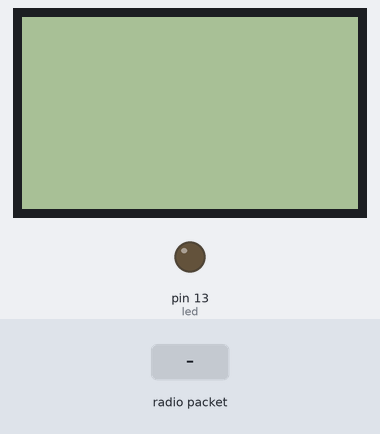
Simulated run of this sketch. Board: Arduino Uno, built with avr-gcc and run on an emulated ATmega328P. On the bench: 84×48 one-colour display, output pins drawn as LEDs (lit = HIGH). The inputs (shaded band) are chosen by the test bench. The display library's start-up logo is not drawn; no radio packets arrive unless stated.

Above: at 1.2 s.
1.3 s: radio packet "1" arrives
At 2.8 s:
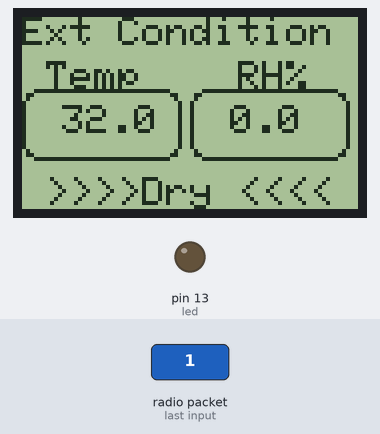
Timing chart, 0 to 4.3 s (numbered marks = the images above; inputs shaded):
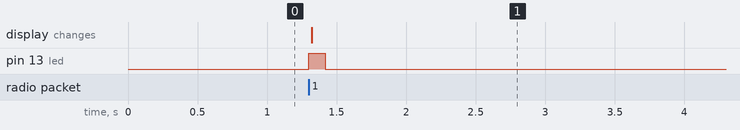

The sketch:

Wireless_Weather_RX.ino
```cpp
/*
 * Arduino Wireless Weather Station
 * Receiver Code
 *
 *
 * by learnelectronics
 * 21 MAR 2017
 *
 * www.youtube.com/c/learnelectronics
 * arduino0169@gmail.com
 *
 */


//-----------------------------------------------------------------------------------------------------
//                                            LIBRARIES
//-----------------------------------------------------------------------------------------------------

#include <VirtualWire.h>
#include <SPI.h>
#include <Adafruit_GFX.h>
#include <Adafruit_PCD8544.h>

//-----------------------------------------------------------------------------------------------------
//                                            VARIABLES
//-----------------------------------------------------------------------------------------------------
const int led=13;
const int receive_pin = 12;
char temperatureChar[10];
char humidityChar[10];

//-----------------------------------------------------------------------------------------------------
//                                          DATA STRUCTURE
//-----------------------------------------------------------------------------------------------------
struct package                                      //Struct Type Name
{
  float temperature = 0.0;                          //Struct Member
  float humidity = 0.0;                             //Struct Member
  bool rain ;                                       //Struct Member
};


typedef struct package Package;                     //Define name of
Package data;                                       //Object name


//-----------------------------------------------------------------------------------------------------
//                                          Library Calls
//-----------------------------------------------------------------------------------------------------
Adafruit_PCD8544 display = Adafruit_PCD8544(7, 6, 5, 4, 3);

//-----------------------------------------------------------------------------------------------------
//                                              SETUP
//-----------------------------------------------------------------------------------------------------
void setup()
{
display.begin();                                      //display setup doo doo
display.setContrast(60);                              //display setup doo doo
display.display();                                    //display setup doo doo
display.clearDisplay();                               //display setup doo doo
display.setTextSize(1);                               //display setup doo doo
display.setTextColor(BLACK);                          //display setup doo doo

Serial.begin(9600);                                   //start serial comms for output

    pinMode(led,OUTPUT);                            //LED set for output
    vw_set_rx_pin(receive_pin);                     //initialize receiver on pin D12
    vw_setup(500);                                  // Bits per sec
    vw_rx_start();                                  // Start the receiver PLL running
}


//-----------------------------------------------------------------------------------------------------
//                                            MAIN LOOP
//-----------------------------------------------------------------------------------------------------
void loop()
{
 display.clearDisplay();

    uint8_t buf[sizeof(data)];                      //unsigned int 8 bit called buf with size specified in Struct member data
    uint8_t buflen = sizeof(data);                  //unsigned int 8 bit called buflen with size specified in Struct member data

if (vw_have_message())                              //Check for activity
  {
    digitalWrite(led,HIGH);                         //flash LED
    vw_get_message(buf, &buflen);                   //get the data, store in variable buf with length of bufflen
    memcpy(&data,&buf,buflen);                      //memcpy ( void * destination, const void * source, size_t num );

/*
    display.print("Temp: ");                         //print header to serial port
    display.print((data.temperature*1.8)+32);        //print temperature in F to serial port
    display.println("F");                            //print units to serial port with CR
    display.print("Hum:  ");                         //print header to serial port
    display.print(data.humidity);                    //print humidity to serial port
    display.println("%");                            //print units to serial port with CR
    display.display();
*/

display.setCursor(0,0);
display.print("Ext Condition");


display.setCursor(0,11);
display.print(" Temp    RH%");                                            //display headers
display.drawRoundRect(0, 18, 40, 18, 4, BLACK);                           //draw box for current temp
display.drawRoundRect(42, 18, 40, 18, 4, BLACK);                          //draw box for set temp
display.setCursor(10,22);                                                 //put cursor in 1st box
display.print((data.temperature*1.8)+32,1);                               //display current temp in F
display.setCursor(52,22);                                                 //put cursor in 2nd box
display.print(data.humidity,1);
display.setCursor(0,40);
if(data.rain){                                                            //if data.rain == 1
  display.print(" >>>>Rain<<<<");                                         //print rain
}
else{                                                                     //if it's 0
  display.print(" >>>>Dry <<<<");                                         //print dry
}

display.display();                                                        //show the display

    delay(100);                                      //wait 100 miliseconds
    digitalWrite(led,LOW);                           //led off
  }
}
```

Measured:
- after the input at 1.3 s, pin 13 (led): LOW → HIGH at once, → LOW 0.12 s later; the display: changes at once (image 1)
